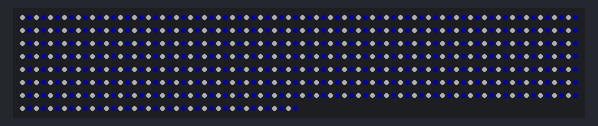
Bench run of a sketch on a simulated Arduino Uno, built with avr-gcc and run on an emulated ATmega328P. Parts: 600 RGB LEDs in strip order, left to right, continuing on the next row. Dim RGB values are drawn brighter than linear.

Above: at 0.1 s.

The sketch:

mavs.ino
```cpp
#include <Adafruit_NeoPixel.h>
#ifdef __AVR__
  #include <avr/power.h>
#endif


#define PIN 7

// Parameter 1 = number of pixels in strip
// Parameter 2 = Arduino pin number (most are valid)
// Parameter 3 = pixel type flags, add together as needed:
//   NEO_KHZ800  800 KHz bitstream (most NeoPixel products w/WS2812 LEDs)
//   NEO_KHZ400  400 KHz (classic 'v1' (not v2) FLORA pixels, WS2811 drivers)
//   NEO_GRB     Pixels are wired for GRB bitstream (most NeoPixel products)
//   NEO_RGB     Pixels are wired for RGB bitstream (v1 FLORA pixels, not v2)
//   NEO_RGBW    Pixels are wired for RGBW bitstream (NeoPixel RGBW products)
Adafruit_NeoPixel strip = Adafruit_NeoPixel(600, PIN, NEO_GRB + NEO_KHZ800);

void setup() {
  // put your setup code here, to run once:

  strip.begin();
  strip.setBrightness(50);
  strip.show(); // Initialize all pixels to 'off'

}


void loop() {
  // Some example procedures showing how to display to the pixels:
  mavsWhiteBlue();
  }

void mavsWhiteBlue() {

   for(uint16_t i=0; i<strip.numPixels(); i++) {
      if (i % 2 == 0) {
          strip.setPixelColor(i, 255, 255, 255);
      }
      else {
        strip.setPixelColor(i, 0, 0, 255);
      }
  }
  strip.show();
};


void alternateChristmasGreen() {

   for(uint16_t i=0; i<strip.numPixels(); i++) {
      if (i % 2 == 0) {
          strip.setPixelColor(i, 0, 255, 0);
      }
      else {
        strip.setPixelColor(i, 255, 0, 0);
      }
  }
  strip.show();
};

void allred(){

  for (uint16_t i=0; i<strip.numPixels(); i++) {
      strip.setPixelColor(i, 0, 255, 0);
  }
}
```
